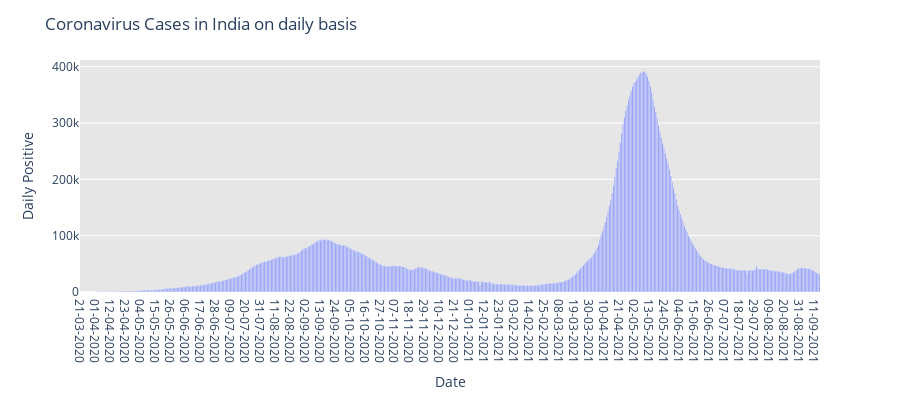

Write notebook code for a chart like this one.
### Code cell
import plotly.express as px
fig = px.bar(df_india, x= "Date",y="Daily Positive",barmode='group',height = 400)
fig.update_layout(title_text ='Coronavirus Cases in India on daily basis',plot_bgcolor='rgb(230, 230, 230)')
fig.show()

### Figure 1 — Plotly figure (JSON) as saved in the notebook; plotly's stock layout.template omitted (floating-point values rounded to 4 significant figures; data arrays with more than 128 entries replaced by an {"elided": "..."} marker saying what was removed)
{"data": [{"alignmentgroup": "True", "hovertemplate": "Date=%{x}<br>Daily Positive=%{y}<extra></extra>", "legendgroup": "", "marker": {"color": "#636efa", "pattern": {"shape": ""}}, "name": "", "offsetgroup": "", "orientation": "v", "showlegend": false, "textposition": "auto", "type": "bar", "x": {"elided": "543 str values"}, "xaxis": "x", "y": {"elided": "543 int values"}, "yaxis": "y"}], "layout": {"barmode": "group", "height": 400, "legend": {"tracegroupgap": 0}, "margin": {"t": 60}, "plot_bgcolor": "rgb(230, 230, 230)", "title": {"text": "Coronavirus Cases in India on daily basis"}, "xaxis": {"anchor": "y", "domain": [0, 1], "title": {"text": "Date"}}, "yaxis": {"anchor": "x", "domain": [0, 1], "title": {"text": "Daily Positive"}}}}
